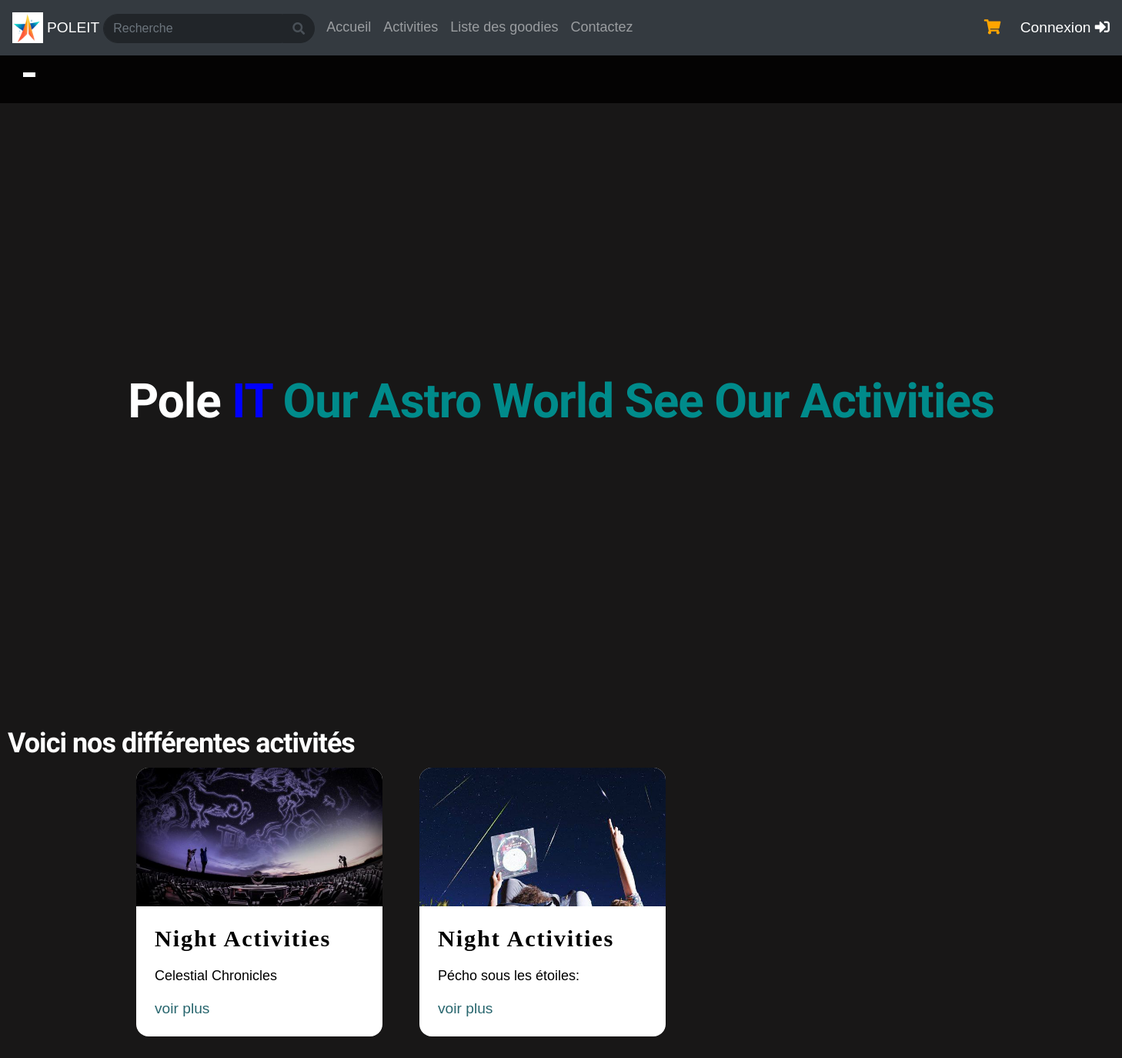
/Espace_membre/controleur/naghit_contr.php, run on the app's committed database.
### tables this page shows
CREATE TABLE IF NOT EXISTS `night_act` (
  `id` int NOT NULL AUTO_INCREMENT,
  `titre` varchar(255) NOT NULL,
  `texte` varchar(1200) NOT NULL,
  `image` varchar(255) NOT NULL,
  PRIMARY KEY (`id`)
);

### Espace_membre/controleur/naghit_contr.php (called while the page is built, shortened)
<?php
    include('../../autre/bdd.php');
    include('../vue/night_vue.php');
?>

### Espace_membre/vue/night_vue.php (the view, shortened to what this page needs)
<?php
include('../../autre/bdd.php');
function selectTitlesAndIdsFromDayAct($bdd) {
    try {
        $sql = "SELECT * FROM `night_act`";
        $stmt = $bdd->prepare($sql);
        $stmt->execute();
        return $stmt->fetchAll(PDO::FETCH_ASSOC);
    } catch (PDOException $e) {
        echo "Erreur: " . $e->getMessage();
        return null;
    }
}
$titlesAndIds = selectTitlesAndIdsFromDayAct($bdd);
?>
<!doctype html>
<html lang="en">
    <head>
    <link rel="stylesheet" href="../../css/bootstrap/dist/css/bootstrap.min.css" />
    <link rel="stylesheet" href="../../css/bootstrap/icone/css/all.css">
    <link href="../../css/style.css" rel="stylesheet" />
    </head>
    <?php include("../autre/menu.php"); ?>
    <body>
        <main>
            <header class="site-header">
            </header>
            <div class="offcanvas offcanvas-end" data-bs-scroll="true" tabindex="-1" id="offcanvasMenu" aria-labelledby="offcanvasMenuLabel">
                <div class="offcanvas-header">
                    <button type="button" class="btn-close ms-auto" data-bs-dismiss="offcanvas" aria-label="Close"></button>
                </div>
            </div>
        </main>
    </body>
            <section class="hero-section d-flex justify-content-center align-items-center" id="section_1">
                          <h1 class="text-white mt-2 mb-4 pb-2">
                            Pole <span style="color: blue;">IT</span> <span style="color: darkcyan;">Our Astro World  See Our Activities </span>    </h1>
                             <ul class="countdown d-flex flex-wrap align-items-center">
                <div class="video-wrap">
                    <video autoplay="" loop="" muted="" class="custom-video" poster="">
                    <source src="../videos_t/video_t.mp4" type="video/mp4">
                    </video>
                </div>
            </section>
            <h2 style="color:white; display:block; margin:10px; "> Voici nos différentes activités</h2>
            <section class="articles">
  <?php
    if (!empty($titlesAndIds)) {
        foreach ($titlesAndIds as $data) {
            ?>
            <section class="articles">
  <article>
    <div class="article-wrapper">
      <figure>
           <img src="../../images/produits/<?php echo $data["image"];?>" alt="" />
      </figure>
      <div class="article-body">
        <h2>Night Activities</h2>
        <p style="color:black">
    <?php echo $data['titre']; ?>
    </p>
        <a href="Description_night.php?id=<?php echo $data["id"];?>" class="read-more">
          voir plus
        </a>
      </div>
    </div>
  </article>
          <?php
        }
    }
    ?>
</section>
</html>

### Espace_membre/css/tooplate-kool-form-pack.css (style rules this page uses)
:root { --body-bg-color: #181717; --white-color: #ffffff; --primary-color: #E07A5F; --secondary-color: #F2CC8F; --section-bg-color: #f0f8ff; --custom-btn-bg-color: #E07A5F; --custom-btn-bg-hover-color: #F2CC8F; --dark-color: #000000; --p-color: #ffffff; --link-hover-color: #F2CC8F; --body-font-family: 'Poppins', sans-serif; --heading-font-family: 'Unbounded', sans-serif; --h1-font-size: 62px; --h2-font-size: 36px; --h3-font-size: 28px; --h4-font-size: 24px; --h5-font-size: 22px; --h6-font-size: 20px; --p-font-size: 18px; --menu-font-size: 16px; --btn-font-size: 14px; --border-radius-large: 100px; --border-radius-medium: 20px; --border-radius-small: 10px; --font-weight-normal: 400; --font-weight-medium: 500; --font-weight-bold: 700; }
body { background-color: var(--body-bg-color); font-family: var(--body-font-family); }
h1, h2, h3, h4, h5, h6 { font-family: var(--heading-font-family); font-weight: var(--font-weight-medium); letter-spacing: -1px; }
h1 { font-size: var(--h1-font-size); font-weight: var(--font-weight-bold); }
h2 { font-size: var(--h2-font-size); font-weight: var(--font-weight-bold); }
p { color: var(--p-color); font-size: var(--p-font-size); font-weight: var(--font-weight-normal); }
a, button { touch-action: manipulation; transition: all 0.3s; }
a { display: inline-block; color: var(--secondary-color); text-decoration: none; }
.site-header { position: absolute; z-index: 22; top: 0; right: 0; left: 0; padding-top: 30px; padding-bottom: 30px; }
.offcanvas { background-color: rgba(0, 0, 0, 0.85); padding: 30px; }
.offcanvas.offcanvas-end { border-left: 0; }
.offcanvas-header .btn-close { filter: brightness(0) invert(1); transition: all 0.3s; }
.hero-section { position: relative; overflow: hidden; height: 100vh; min-height: 675px; padding-top: 100px; padding-bottom: 100px; }
.video-wrap { z-index: -100; }
.custom-video { position: absolute; top: 0; left: 0; object-fit: cover; width: 100%; height: 100%; }
.countdown { padding-left: 0; }

### Espace_membre/vue/night_vue.php (style rules this page uses)
article { --img-scale: 1.001; --title-color: #000000; --link-icon-translate: -20px; --link-icon-opacity: 0; position: relative; border-radius: 16px; box-shadow: none; background: #fff; transform-origin: center; transition: all 0.4s ease-in-out; overflow: hidden; }
article a::after { position: absolute; inset-block: 0; inset-inline: 0; cursor: pointer; content: ""; }
article h2 { margin: 0 0 18px 0; font-family: "Bebas Neue", cursive; font-size: 1.9rem; letter-spacing: 0.06em; color: var(--title-color); transition: color 0.3s ease-out; }
figure { margin: 0; padding: 0; aspect-ratio: 16 / 9; overflow: hidden; }
article img { max-width: 100%; transform-origin: center; transform: scale(var(--img-scale)); transition: transform 0.4s ease-in-out; }
.article-body { padding: 24px; }
article a { display: inline-flex; align-items: center; text-decoration: none; color: #28666e; }
*, *::before, *::after { box-sizing: border-box; }
body { margin: 0; padding: 48px 0; font-family: "Figtree", sans-serif; font-size: 1.2rem; line-height: 1.6rem; background-image: transparent; min-height: 100vh; }
.articles { display: grid; max-width: 1200px; margin-inline: auto; padding-inline: 24px; grid-template-columns: repeat(auto-fill, minmax(320px, 1fr)); gap: 24px; }

### data on the page
night_act: image (picture), titre "Celestial Chronicles"
night_act: image (picture), titre "Pécho sous les étoiles:"
